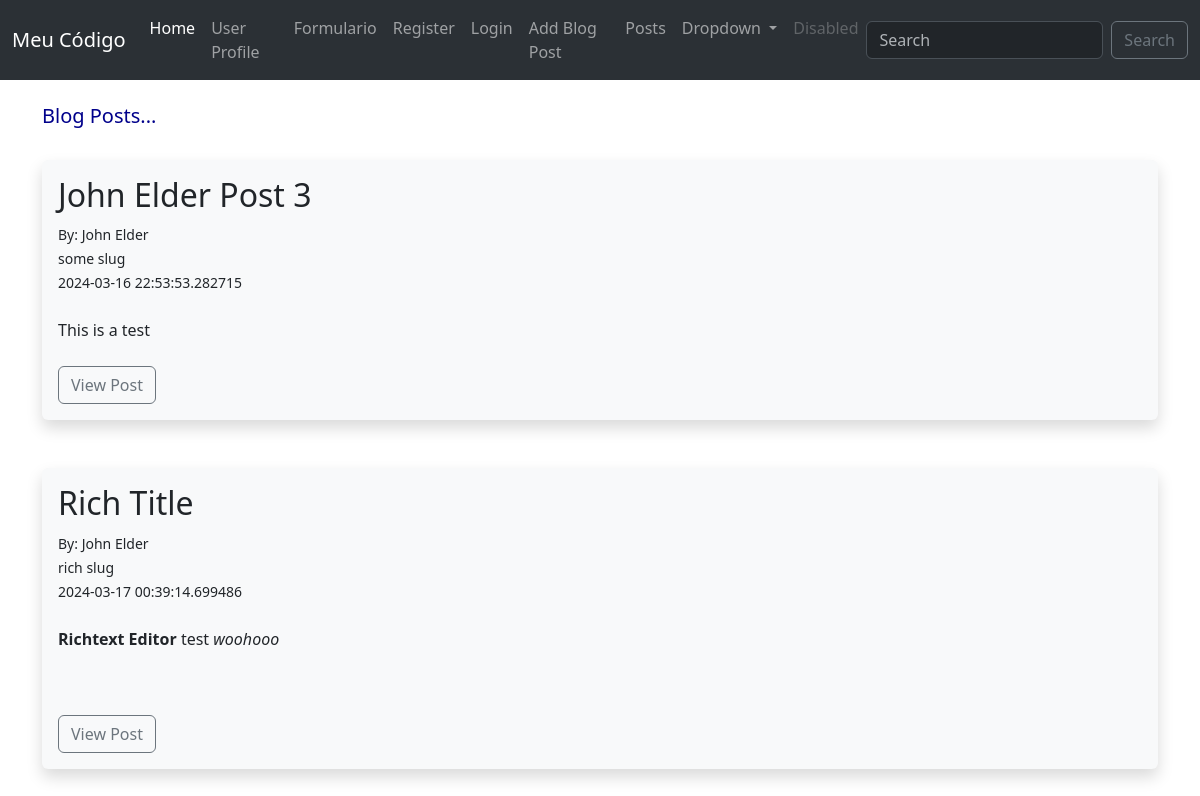
Page /posts on the earlier database version.
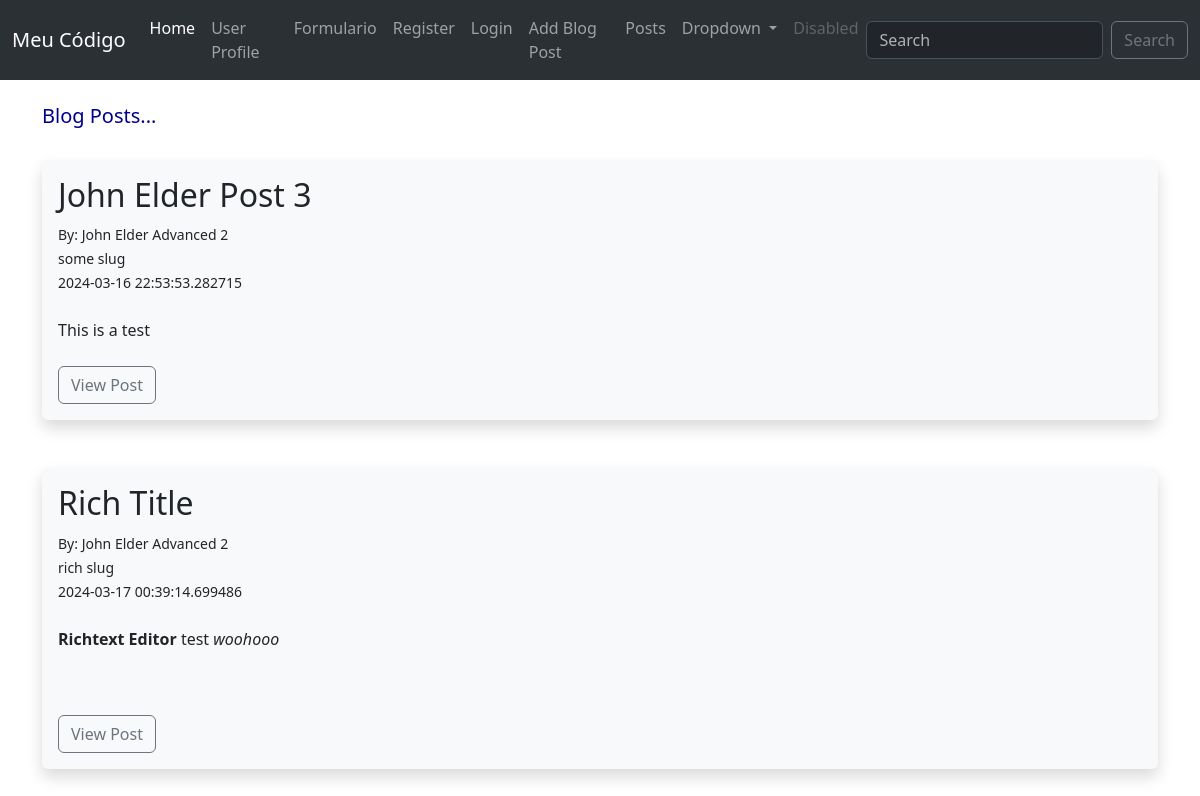
Same page on the later database version.
### app.py (models this page shows, shortened)
class Posts(db.Model):
    id = db.Column(db.Integer, primary_key=True)
    title = db.Column(db.String(255))
    content = db.Column(db.Text)
    date_posted = db.Column(db.DateTime, default=datetime.now)
    slug = db.Column(db.String(255)) #nome na url
    poster_id = db.Column(db.Integer, db.ForeignKey('users.id'))

class Users(db.Model, UserMixin):
    id = db.Column(db.Integer, primary_key=True)
    username = db.Column(db.String(20), nullable=False, unique=True)
    name = db.Column(db.String(200), nullable=False)
    email = db.Column(db.String(120), nullable=False, unique=True)
    favorite_color = db.Column(db.String(120))
    date_added = db.Column(db.DateTime, default=datetime.now)
    password_hash = db.Column(db.String(128))
    posts = db.relationship('Posts', backref='poster')
    profile_pic = db.Column(db.String(), nullable=True)
    @property
    def password(self):
        raise AttributeError('Password is not a readable attribute')

### app.py (the view)
@app.route('/posts')
def posts():
    posts = Posts.query.order_by(Posts.date_posted)
    return render_template("posts.html", posts=posts)

### webforms.py
class SearchForm(FlaskForm):
    searched = StringField("Searched", validators=[DataRequired()])
    submit = SubmitField("Submit")

### app.py (called while the page is built)
@app.context_processor
def base():
    form = SearchForm()
    return dict(form=form)

### templates/posts.html (shortened to what this page needs)
<!DOCTYPE html>
<html lang="en">
<head>
</head>
<body>
    {% extends 'base.html'%}
    {% block content %}
    <h1>Blog Posts...</h1>
    <br>
    {% for post in posts %}
        <div class="shadow p-3 mb-5 bg-body-tertiary rounded">
            <h2>{{ post.title }}</h2>
            <small>
            By: {{ post.poster.name }}<br>
            {{ post.slug }}<br>
            {{ post.date_posted}}<br><br>
            </small>
            {{ post.content|safe }}<br><br>
            <a href="{{ url_for('post', id=post.id) }}"
            class="btn btn-outline-secondary btn-small">View Post</a>
        </div>
    {% endfor %}
    {% endblock %}

Differences in the rows shown:
changed through a linked row, Posts "John Elder Post 3": poster.name "John Elder" → "John Elder Advanced 2"
changed through a linked row, Posts "Rich Title": poster.name "John Elder" → "John Elder Advanced 2"
